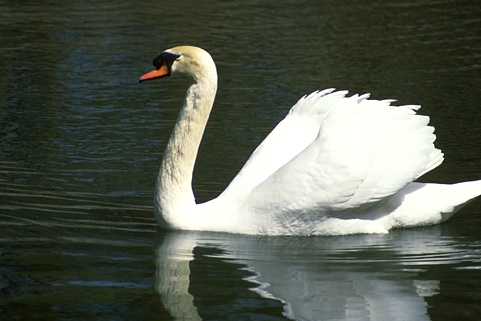
#> input picture swan.jpg, 481 x 321 px
$ jupyter execute --allow-errors Example_Notebook.ipynb
#> lines starting #> are read from the running program, lines starting #| are printed output that depends on the picture
### ClassicED.py
import numpy as np
import skfuzzy as fuzz
from concurrent.futures import ProcessPoolExecutor
from scipy import ndimage
from tqdm import tqdm

class GeometricFuzzyED:
    """Geometric-based fuzzy edge detector using trapezoidal membership functions."""
    def __init__(self, gray_step=0.01, black_vector=[0, 0, 0.25, 0.40], white_vector=[0.39, 0.70, 1, 1]):
        # Initialize the grayscale range, the input trapezoidal membership functions and the output Gaussian membership function
        self.gray_range = np.arange(0, 1.0001, gray_step)
        self.edge_yes = fuzz.gaussmf(self.gray_range, 0.5, 0.01)
        self.black_mf = fuzz.trapmf(self.gray_range, black_vector)
        self.white_mf = fuzz.trapmf(self.gray_range, white_vector)

    # [151 lines left out: functions compute_memberships, apply_explicit_rules, detect_pixel, detect_edges, not called in this run]

class GradientFuzzyED:
    """Gradient-based fuzzy edge detector using Gaussian membership functions."""
    def __init__(self, gray_step=0.01, gradient_step=0.01):
        # Initialize the grayscale range and the output trapezoidal membership functions
        self.x_b = np.arange(0, 1.0001, gray_step)
        self.white = fuzz.trapmf(self.x_b, [0.1, 1, 1, 1])
        self.black = fuzz.trapmf(self.x_b, [0, 0, 0, 0.7])

        # Initialize the Gaussian input membership functions for gradients, ranging from -1 to 1
        start, stop = -1, 1 + 0.001
        self.I_x = np.arange(start, stop, gradient_step)
        self.I_y = np.arange(start, stop, gradient_step)
        self.Mx = fuzz.gaussmf(self.I_x, 0, 0.1)
        self.My = fuzz.gaussmf(self.I_y, 0, 0.1)

        # Define the gradient kernels for convolution
        self.Gx = np.array([[-1, 1]])
        self.Gy = np.array([[-1], [1]])

    # [69 lines left out: functions compute_gradients, _process_row, detect_edges, not called in this run]

### Example_Notebook.ipynb
# Quantum Fuzzy Edge Detection (QFED)

This notebook aims to showcase the different Edge Detection methods proposed in this release.

We start by loading the reference RGB image (a swan from the BSDS-500 dataset) and converting it into grayscale by means of the Scikit-image library.

[cell 1]
from skimage import io, color
import matplotlib.pyplot as plt

# Load the image
original = io.imread('swan.jpg')
#> original is the input picture: shape (321, 481, 3); mean R, G, B 86.6, 92.9, 81.5
# Convert the image to grayscale
grayscale = color.rgb2gray(original)
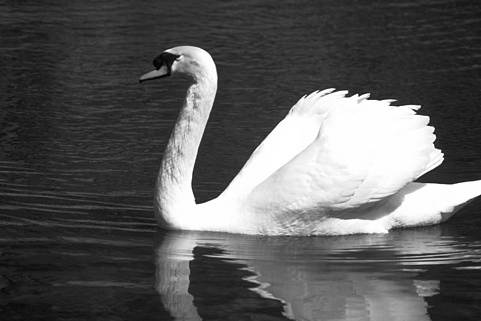
#> grayscale: shape (321, 481) float64; min 0.000565, max 1, mean 0.356

# Display the original and grayscale images
plt.figure(figsize=(10, 5))
plt.subplot(1, 2, 1)
plt.imshow(original)
plt.title('Original Image')
plt.xticks([]), plt.yticks([])
plt.subplot(1, 2, 2)
plt.imshow(grayscale, cmap='gray')
plt.title('Grayscale Image')
plt.xticks([]), plt.yticks([])
plt.tight_layout()
plt.show()
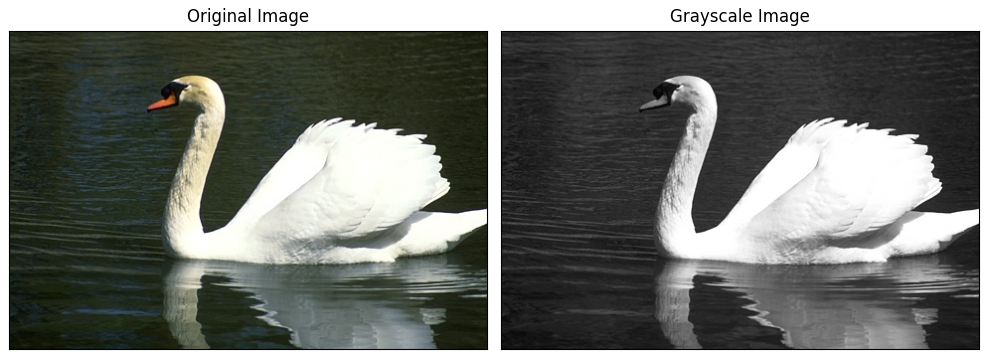
#> figure drawn by matplotlib, 2 panels

## Classic Geometric Fuzzy ED

This method is based on [Alshennawy & Aly, 2009]. It consists in mapping every pixel in the image, excluding border ones, with a 3x3 floating mask in order to analyze the surroundings of every single pixel and detect if it can be defined an edge or not.

[cell 2]
from ClassicED import GeometricFuzzyED

# Initialize the Classic Geometric Fuzzy Edge Detector
#> (the rest of this cell did not finish here and is left out)


The fuzzy sets of the system were defined to represent each pixel’s intensity.
The input trapezoidal membership functions are associated with the linguistic variables "black" and "white", hence assigning each pixel a fuzzy degree of membership to both color black (corresponding to a gray intensity of 0) and color white (gray intensity of 1).
The output Gaussian membership function works almost like a delta function: since the non-zero values fall in a very sharp range, it assigns to each pixel in exam a precise fuzzy degree of membership to the linguistic variable "edge", i.e. the probability of being an edge.

[cell 3]
# Plot the membership functions

fig, axes = plt.subplots(1, 2, figsize=(8, 4))
ax = axes.ravel()

#> (the rest of this cell did not finish here and is left out)

This method involves an 8-rule fuzzy rule base, corresponding to 8 different neighbours geometries, to compute the edges of the image.

#> (a cell that did not finish here is left out)

## Classic Gradient Fuzzy ED

This method consists in computing the image gradient along the x-axis and y-axis by convolution with simple filters $[-1, 1]$ and $[-1,1]^T$ in order to detect significant intensity changes in neighbouring pixels, thus representing an edge.

[cell 5]
from ClassicED import GradientFuzzyED

# Initialize the Classic Gradient Fuzzy Edge Detector
#> (the rest of this cell did not finish here and is left out)
